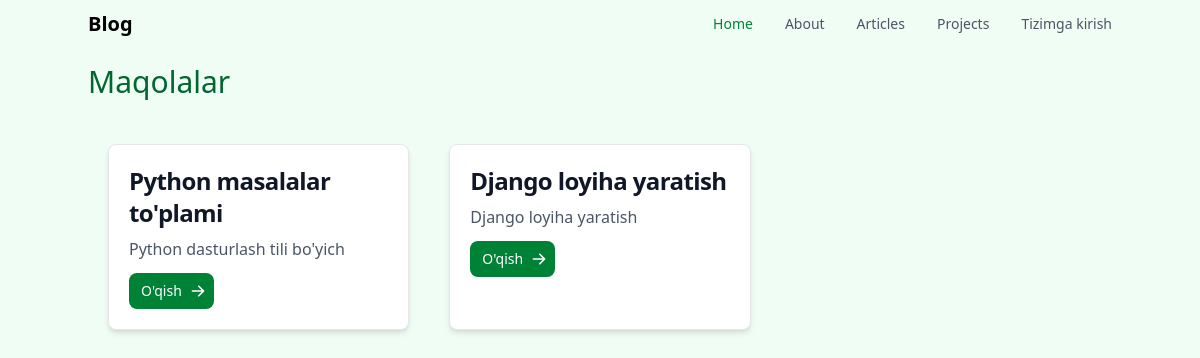
The page / on the database its author committed.
### maqola/models.py (models this page shows, shortened)
class Maqola(models.Model):
    title = models.CharField(max_length=30)
    subtitle = models.CharField(max_length=30)
    content = RichTextField()
    created_at = models.DateTimeField(default=timezone.now)
    views = models.PositiveIntegerField(default=0)
    category = models.ForeignKey("Category", on_delete=models.CASCADE)

### maqola/views.py (the view)
# urls.py: path('', index, name='index'),
def index(request):
    maqolalar = Maqola.objects.all().order_by("created_at")
    return render(request, "index.html", {"maqolalar": maqolalar})

### templates/index.html
{% extends "_base.html" %}
{% block content %}
<h1 class="mb-6 text-3xl text-green-800">Maqolalar</h1>
<div class="grid grid-cols-3">
    {% for maqola in maqolalar %}
        <div class="p-5 m-5  bg-white border border-gray-200 rounded-lg shadow-md dark:bg-gray-800 dark:border-gray-700">
            <a href="#">
                <h5 class="mb-2 text-2xl font-bold tracking-tight text-gray-900 dark:text-white">{{maqola.title}}</h5>
            </a>
            <p class="mb-3 font-normal text-gray-600 dark:text-gray-400">{{maqola.subtitle}}</p>
            <a href="{% url 'detail' maqola.id %}"
                class="inline-flex items-center px-3 py-2 text-sm font-medium text-center text-white bg-green-700 rounded-lg hover:bg-green-800 focus:ring-4 focus:outline-none focus:ring-green-300 dark:bg-green-600 dark:hover:bg-green-700 dark:focus:ring-green-800">
                O'qish
                <svg class="w-4 h-4 ml-2 -mr-1" fill="currentColor" viewBox="0 0 20 20"
                    xmlns="http://www.w3.org/2000/svg">
                    <path fill-rule="evenodd"
                        d="M10.293 3.293a1 1 0 011.414 0l6 6a1 1 0 010 1.414l-6 6a1 1 0 01-1.414-1.414L14.586 11H3a1 1 0 110-2h11.586l-4.293-4.293a1 1 0 010-1.414z"
                        clip-rule="evenodd"></path>
                </svg>
            </a>
        </div>
    {% endfor %}
</div>
{% endblock content %}

### rows shown on the page
Maqola: title "Python masalalar to'plami", subtitle "Python dasturlash tili bo'yich"
Maqola: title "Django loyiha yaratish", subtitle "Django loyiha yaratish"
